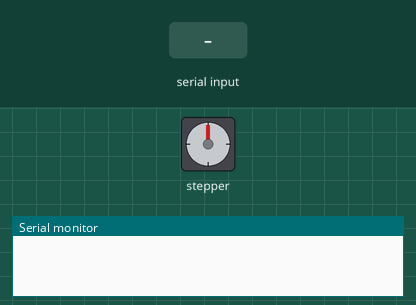
The sketch below on a simulated Arduino Uno, built with avr-gcc and run on an emulated ATmega328P. Parts: stepper motor, the last lines printed to the serial monitor. Inputs (shaded band) come from the test bench. Stepper angles assume 4096 steps per turn.

Above: at 1.2 s.
1.3 s: "^" received over Serial
At 3.1 s:
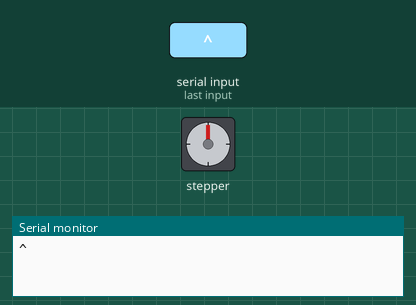
4.1 s: "$" received over Serial
At 6.3 s:
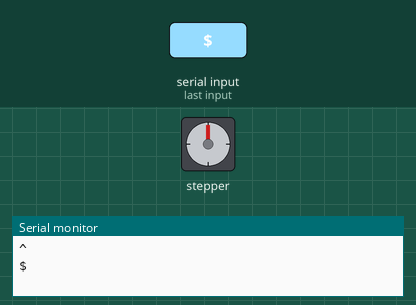
Timing chart, 0 to 7.8 s (numbered marks = the images above; inputs shaded):
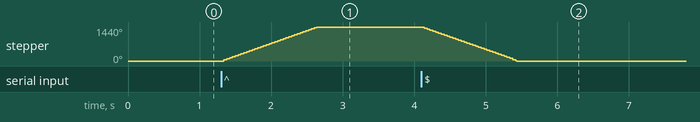

The sketch:

arduino_with_28byj.ino
```cpp
// uses: https://github.com/tyhenry/CheapStepper

// first, include the library :)

#include <CheapStepper.h>

/*
This device is supposed to receive a char '^' on the serial
when the motor has to spin clock wise and an '$' char when it
is supposed to spin counter-clockwise.

A second device (esp8266) sends this information over the serial bus
*/


CheapStepper stepper;
// here we declare our stepper using default pins:
// arduino pin <--> pins on ULN2003 board:
// 8 <--> IN1
// 9 <--> IN2
// 10 <--> IN3
// 11 <--> IN4

 // let's create a boolean variable to save the direction of our rotation

char dir = '$';

#define STEP_PIN 6
#define DIR_PIN 7


void setup() {

  // let's just set up a serial connection and test print to the console

  Serial.begin(115200);
  dir = '$';
}

void loop() {
  if(Serial.available() > 0) {
    char cmd = Serial.read();
    Serial.println(cmd);
    if(cmd == '^' && dir != '^') {
      dir = '^';
      for(int i = 0; i < 4; i ++) {
        for(int s = 0; s < 4096; s++) {
          stepper.step(true);
        }
      }
    } else if(cmd == '$' and dir != '$') {
      dir = '$';
      for(int i = 0; i < 4; i ++) {
        for(int s = 0; s < 4096; s++) {
          stepper.step(false);
        }
      }
    } else {

    }
  }
}
```

Measured:
- after the input at 1.3 s, stepper: turns 1440° clockwise in 1.3 s, starting at once
- after the input at 4.1 s, stepper: turns 1440° counter-clockwise in 1.3 s, starting at once
